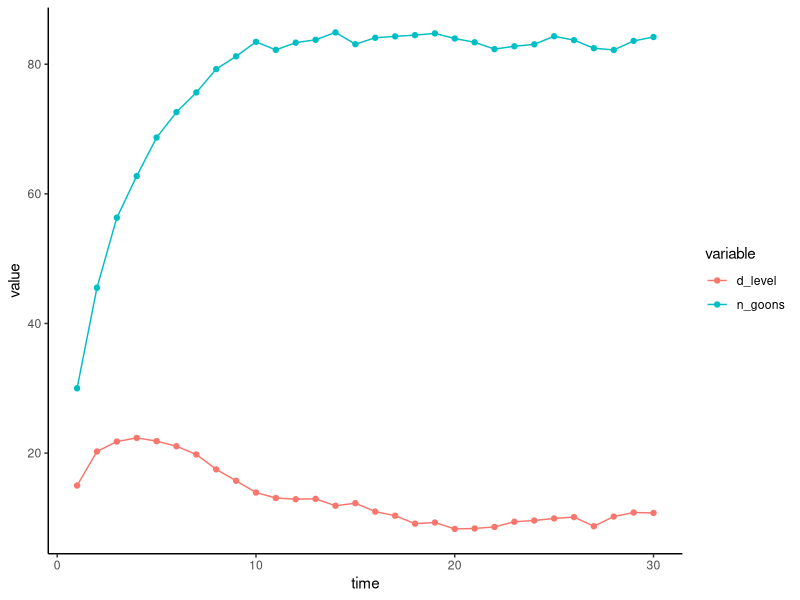
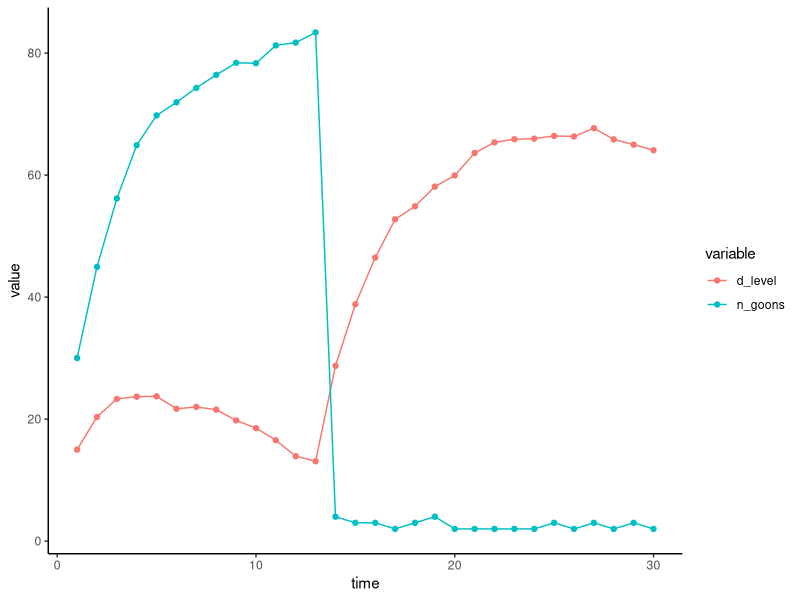

Reproduce these figures in R, in order.
## ---- chunk 1
knitr::opts_chunk$set(echo = TRUE, warning = F, message = F)
library(tidyverse)
library(ggplot2)
## ---- chunk 2
n_goons_initial <- 30
d_level_initial <- 15
## ---- chunk 3
time <- 30
df_mat <- matrix(ncol = 3, nrow = time)
count <- 0

for(i in seq_along(1:time)){
  count <- count + 1
  
  
  if(i == 1){
    
    df_mat[count, 1] <- n_goons_initial
    df_mat[count, 2] <- d_level_initial
    df_mat[count, 3] <- i
    
  }else{
    
    
    df_mat[count, 1] <- 25 + 0.7*df_mat[count - 1, 1] + rnorm(1, 0, 1)
    df_mat[count, 2] <- 20 + 0.7*df_mat[count - 1, 2] - 0.2*df_mat[count, 1] + rnorm(1, 0, 1)
    df_mat[count, 3] <- i
    
    
  }
  
  
}

df <- data.frame(df_mat)
names(df) <- c('n_goons', 'd_level', 'time')
## ---- chunk 4
df_plot <- df %>%
  gather(n_goons, d_level, key = 'variable', value = 'value')

ggplot(df_plot, aes(x = time, y = value, color = variable)) + 
  geom_point() + 
  geom_line() + 
  theme_classic()
## ---- chunk 5

n_goons_initial <- 30
d_level_initial <- 15

time <- 30
df_mat <- matrix(ncol = 3, nrow = time)
count <- 0

for(i in seq_along(1:time)){
  count <- count + 1
  
  
  if(i == 1){
    
    df_mat[count, 1] <- n_goons_initial
    df_mat[count, 2] <- d_level_initial
    df_mat[count, 3] <- i
    
  }else if (i <=13){
    
    df_mat[count, 1] <- 25 + 0.7*df_mat[count - 1, 1] + rnorm(1, 0, 1)
    df_mat[count, 2] <- 20 + 0.7*df_mat[count - 1, 2] - 0.2*df_mat[count, 1] + rnorm(1, 0, 1)
    df_mat[count, 3] <- i
    
    
    # HERE IS THE CHANGE
  }else if(i  > 13){
    
    num_goons <- sample(c(2,3,4), 1)
    df_mat[count, 1] <- num_goons
    df_mat[count, 2] <- 20 + 0.7*df_mat[count - 1, 2] - 0.2*df_mat[count, 1] + rnorm(1, 0, 1)
    df_mat[count, 3] <- i
    ######################################
    
  }
}
  

df <- data.frame(df_mat)
names(df) <- c('n_goons', 'd_level', 'time')

df_plot <- df %>%
  gather(n_goons, d_level, key = 'variable', value = 'value')

ggplot(df_plot, aes(x = time, y = value, color = variable)) + 
  geom_point() + 
  geom_line() + 
  theme_classic()

